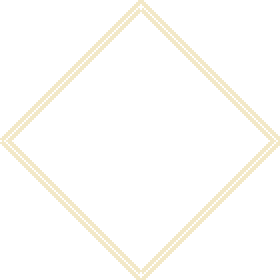
#> input picture raja-rani-michigan-design-brief (2)/raja-rani-michigan-design-brief/assets/diamond_tile.png, 140 x 140 px, found by its file name (shown 2 times larger)
$ python build_hero_poster.py
#> lines starting #> are read from the running program, lines starting #| are printed output that depends on the picture
"""
Raja Rani Michigan — HERO-DISH POSTER BUILDER (working reference implementation)

This is a known-good, end-to-end Pillow build of an approved-style hero-dish poster.
Adapt the CONFIG block for a new dish; the structure below matches the approved layout.

PREREQS
  pip install rembg onnxruntime arabic_reshaper python-bidi --break-system-packages
  Fonts (download to ./fonts/ from raw.githubusercontent.com — they are NOT preinstalled):
    Cinzel        ofl/cinzel/Cinzel%5Bwght%5D.ttf
    Great Vibes   ofl/greatvibes/GreatVibes-Regular.ttf
    Oswald        ofl/oswald/Oswald%5Bwght%5D.ttf
  Assets (bundled in ../assets/): logo_transparent.png, halal_badge.png, diamond_tile.png

FOOD CUTOUT (do this first, separately):
    from rembg import remove
    cut = remove(Image.open('source_photo.jpg'))   # crop generously first!
    # verify alpha bbox has margin on ALL sides, then tighten with ~10px padding
    # expect >=65% opaque / >=20% transparent; mostly-semi-transparent == bad mask

DO NOT render this via HTML/CSS + wkhtmltoimage — see references/production_pipeline.md.
ALWAYS verify each region's pixels before presenting (see bottom of this file).
"""

import numpy as np
from PIL import Image, ImageDraw, ImageFont, ImageFilter

W, H = 1080, 1350

def font(path, size, weight=None):
    f = ImageFont.truetype(path, size)
    if weight:
        try: f.set_variation_by_axes([weight])
        except Exception: pass
    return f

cinzel_huge  = font('fonts/Cinzel-Bold.ttf', 82, 900)
cinzel_tiny  = font('fonts/Cinzel-Bold.ttf', 15, 700)
great_vibes  = font('fonts/GreatVibes-Regular.ttf', 62)
osw_tag      = font('fonts/Oswald.ttf', 22, 500)
osw_feat     = font('fonts/Oswald.ttf', 19, 600)
osw_foot     = font('fonts/Oswald.ttf', 20, 500)
osw_footb    = font('fonts/Oswald.ttf', 27, 700)
osw_order    = font('fonts/Oswald.ttf', 24, 700)
osw_order_b  = font('fonts/Oswald.ttf', 38, 700)

GOLD  = (241, 196, 83)
CREAM = (245, 236, 214)

def tw(d, t, f, tr=0):
    if tr == 0: return d.textlength(t, font=f)
    return sum(d.textlength(c, font=f) + tr for c in t) - tr

def draw_tracked(d, y, t, f, fill, tr=0, cx=W/2, x=None):
    if x is None:
        x = cx - tw(d, t, f, tr)/2
    for c in t:
        d.text((x, y), c, font=f, fill=fill)
        x += d.textlength(c, font=f) + tr

def grad_text(size, txt, f, tr=0):
    tmp = Image.new('L', size, 0)
    d = ImageDraw.Draw(tmp)
    x = (size[0] - tw(d, txt, f, tr))/2
    for c in txt:
        d.text((x, 0), c, font=f, fill=255)
        x += d.textlength(c, font=f) + tr
    h = size[1]
    top, mid, low = np.array([255,246,222]), np.array([241,196,83]), np.array([166,112,10])
    col = np.zeros((h,3)); half = h//2
    for y in range(h):
        if y < half:
            t = y/max(half,1); col[y] = top*(1-t)+mid*t
        else:
            t = (y-half)/max(h-half,1); col[y] = mid*(1-t)+low*t
    grad = Image.fromarray(np.tile(col[:,None,:], (1,size[0],1)).astype('uint8'), 'RGB')
    out = Image.new('RGBA', size, (0,0,0,0))
    out.paste(grad, (0,0), tmp)
    return out

def star(d, cx, cy, r, fill):
    import math
    pts = []
    for i in range(10):
        a = math.pi/2 + i*math.pi/5
        rad = r if i % 2 == 0 else r*0.42
        pts.append((cx + rad*math.cos(a), cy - rad*math.sin(a)))
    d.polygon(pts, fill=fill)

# ---- background: black + subtle diamond pattern ----
bg = np.zeros((H, W, 3), 'uint8')
for y in range(H):
    t = min(y/1000, 1.0)
    bg[y,:,:] = (np.array([26,26,26])*(1-t) + np.array([0,0,0])*t).astype('uint8')
canvas = Image.fromarray(bg, 'RGB').convert('RGBA')
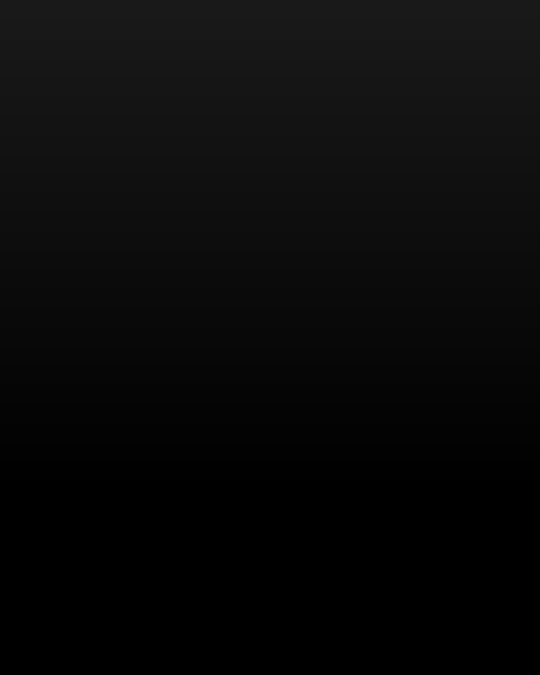
#> canvas: PIL image 1080x1350 RGBA (shown at 1/2 size); mean R, G, B, A 9.3, 9.3, 9.3, 255

tile = Image.open('diamond_tile.png').convert('RGBA')
#> tile is the input picture: PIL image 140x140 RGBA; mean R, G, B, A 17.5, 14.4, 4.5, 5.8
pat = Image.new('RGBA', (W,H), (0,0,0,0))
#> pat: PIL image 1080x1350 RGBA; every value is 0
for yy in range(0, H, tile.height):
    for xx in range(0, W, tile.width):
        pat.paste(tile, (xx,yy), tile)
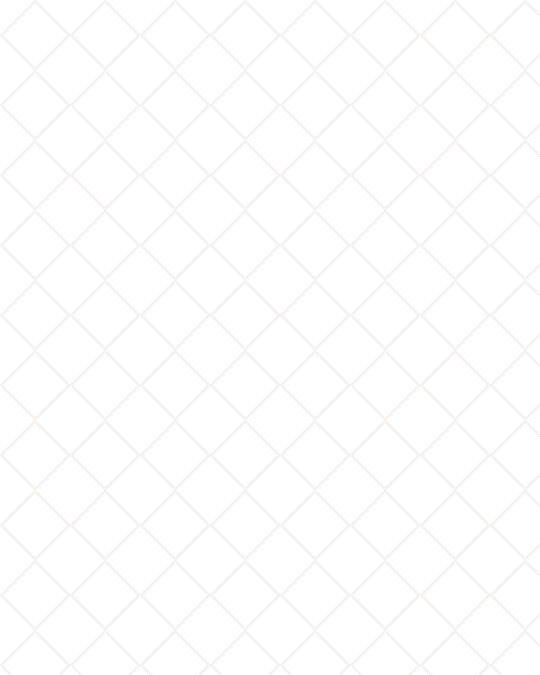
#> pat: PIL image 1080x1350 RGBA (shown at 1/2 size); mean R, G, B, A 4.8, 4, 1.2, 1.6; transparent parts drawn white
canvas.alpha_composite(pat)
d = ImageDraw.Draw(canvas)

# ---- gold border frame ----
d.rectangle((22,22,W-22,H-22), outline=GOLD+(190,), width=3)
d.rectangle((30,30,W-30,H-30), outline=GOLD+(85,), width=1)

# ---- logo ----
#> (the run stopped early here; a loop or call above may not have finished)
